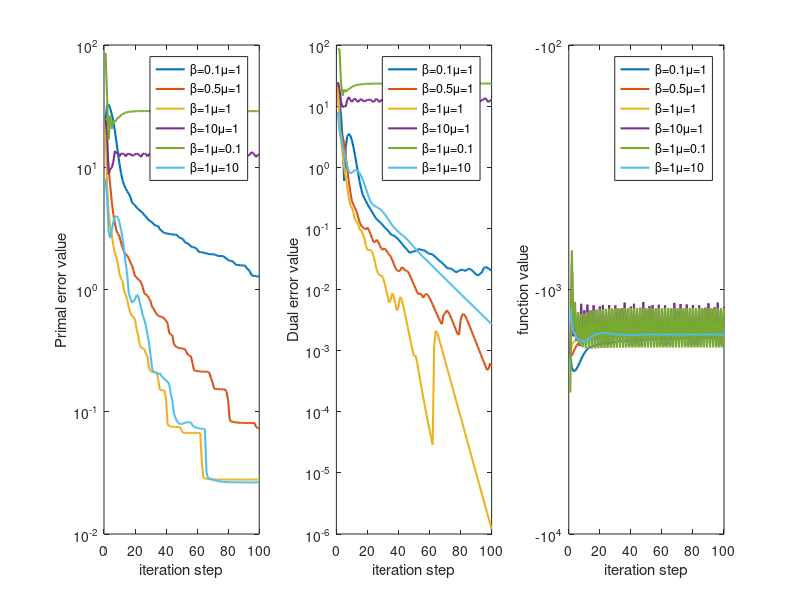

This figure's MATLAB source:
function PlotFigure2()
isupdata=false;
if isupdata%If there is no data, recalculate.
    data='100';
    method='New';

    % different parameters
    mu=[1,1,1,1,0.8,1.2];
    beta=[0.6,0.8,1,1.2,1,1];

    A=struct();A.Oe=[];A.Ce=[];A.Fe=[];
    A.TTprimal=cell(length(beta),1);
    A.new_s=100;
    for k=1:length(beta)
        obj=Algorithms(data,method);
        obj.Method.beta=beta(k);
        obj.Method.mu=mu(k);
        A.TTprimal{k}=strcat('\beta=',num2str(beta(k)),'\mu=',num2str(mu(k)));

        [Oe,Ce,Fe]=Solve_All_convergence(obj,A.new_s);
        A.Oe=[A.Oe;Oe];A.Ce=[A.Ce;Ce];A.Fe=[A.Fe;Fe];
    end

    save('result/Figure2.mat','A')
end

load('result/Figure2.mat','A')
figure;
for k=1:length(A.TTprimal)
    subplot(1,3,1)
    plot(1:A.new_s,A.Oe(k,:),'-','linewidth',1.5);hold on;
    subplot(1,3,2)
    plot(1:A.new_s,A.Ce(k,:),'-','linewidth',1.5);hold on;
    subplot(1,3,3)
    plot(1:A.new_s,A.Fe(k,:),'-','linewidth',1.5);hold on;

end
subplot(1,3,1)
ylabel('Primal error value')
xlabel('iteration step')
legend(A.TTprimal)
set(gca,'YScale', 'log');
subplot(1,3,2)
ylabel('Dual error value')
xlabel('iteration step')
legend(A.TTprimal)
set(gca,'YScale', 'log');
subplot(1,3,3)
ylabel('function value')
xlabel('iteration step')
legend(A.TTprimal)
set(gca,'YScale', 'log');
end
